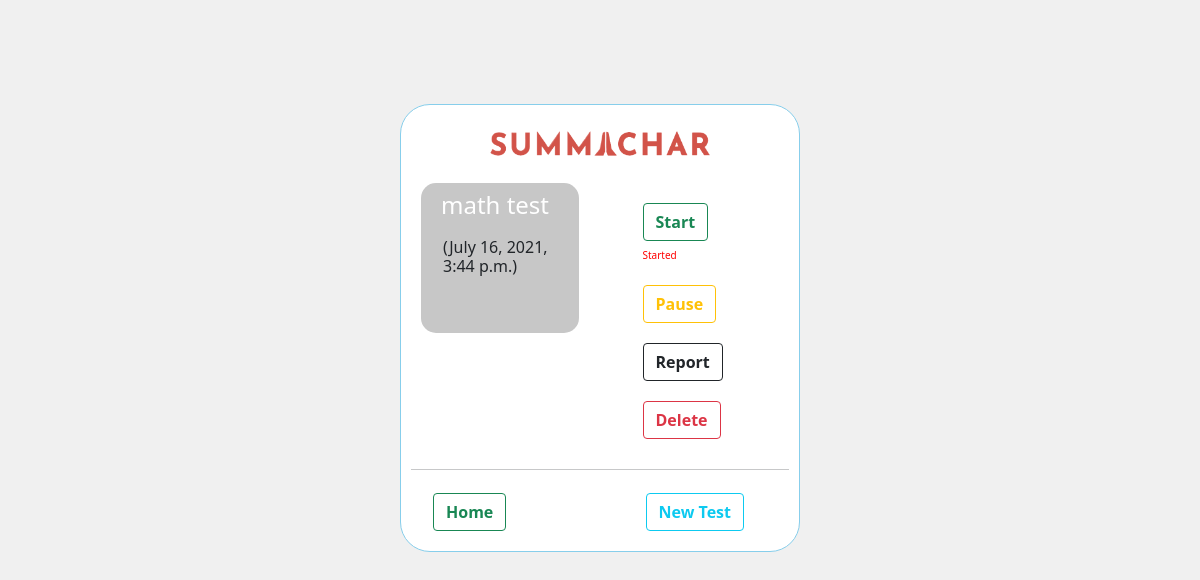
/test_page/, run on the app's committed database.
### quizportal/models.py (models this page shows, shortened)
class Test(models.Model):
    test_name = models.CharField(max_length=30, unique=True)
    test_date = models.DateTimeField(null=True)
    start = models.BooleanField(default=False)
    status = models.BooleanField(default=False)
    slug = models.SlugField(null=True)

### quizportal/views.py (the view)
# urls.py: path("test_page/", views.test_page, name="test_page"),
def test_page(request):
    test = Test.objects.all()
    context = {
        'test': test,
    }
    return render(request, 'test_page.html', context)

### templates/test_page.html (shortened to what this page needs)
<!doctype html>
<html lang="en">
  <head>
      {% load static %}
    <link href="https://cdn.jsdelivr.net/npm/bootstrap@5.0.2/dist/css/bootstrap.min.css" rel="stylesheet">
    <link rel="stylesheet" href="{% static 'css/test_page.css' %}">
  </head>
  <body>
     <div class="container">
         <div class="row" style="padding-top: 80px;">
            <div class="main-div my-4 col-md-12">
             <div class="main-content">
                 <div class="text-center">
                    <h1 style="background-color: rgb(255, 255, 255);"><img src="{% static 'images/summachar.png' %}"></h1>
                 </div>
                 <div class="all-tests row">
                    {% for i in test %}
                    <div class="test-name col-md-5" style="max-height: 150px;">
                        <h4>{{ i.test_name }}<h6 style="margin: 10px;">({{ i.test_date }})</h6></h4>
                    </div>
                    <div class="col-md-4">
                        <div class="row">
                            <div class="col-md-3">
                                <a href="{% url 'start_test' pk=i.pk %}" class="btn btn-outline-success">Start</a>
                                {% if i.status %}<span style="color: red; font-size: 10px;">Started</span>{% else %}<span></span>{% endif %}
                            </div>
                            <div class="col-md-3">
                                <a href="{% url 'pause_test' pk=i.pk %}" class="btn btn-outline-warning">Pause</a>
                            </div>
                            <div class="col-md-3">
                                <a href="{% url 'report' pk=i.pk %}" class="btn btn-outline-dark">Report</a>
                            </div>
                            <div class="col-md-3">
                                <a href="{% url 'delete_test' pk=i.pk %}" class="btn btn-outline-danger">Delete</a>
                            </div>
                        </div>
                    </div>
                    <hr>
                    {% endfor %}
                 </div>
                <div class="row">
                    <div class="col-md-5">
                        <a href="{% url 'admin_homepage' %}" class="btn btn-outline-success">Home</a>
                    </div>
                     <div class="col-md-5 text-end">
                         <a href="{% url 'schedule_test' %}" class="btn btn-outline-info">New Test</a>
                     </div>
                </div>
             </div>
            </div>
         </div>
     </div>
  </body>
</html>

### static/css/test_page.css (style rules this page uses)
* { box-sizing: border-box; padding: 0; margin: 0; }
body { background-color: rgb(240, 240, 240); }
.main-div { padding: 0; width: 400px; min-height: 400px; margin: auto; border-radius: 30px; overflow: hidden; border: 1px solid skyblue; transition: ease 0.5s; background-color: white; }
.all-tests { height: 300px; overflow-y: scroll; margin: 5px 0; }
.main-div div a { text-decoration: none; }
.main-content div h1 img { width: 62%; }
.main-content div { margin: 10px; }
.main-content div div a { font-weight: bold; vertical-align: middle; }
.test-name { font-size: 24px; background-color: rgb(199, 199, 199); border-radius: 15px; transition: ease 0.5s; }
.test-name h4 { padding: 8px; color: white; }

### data on the page
Test: test_name "math test", test_date "July 16, 2021, 3:44 p.m.", status "Started"
